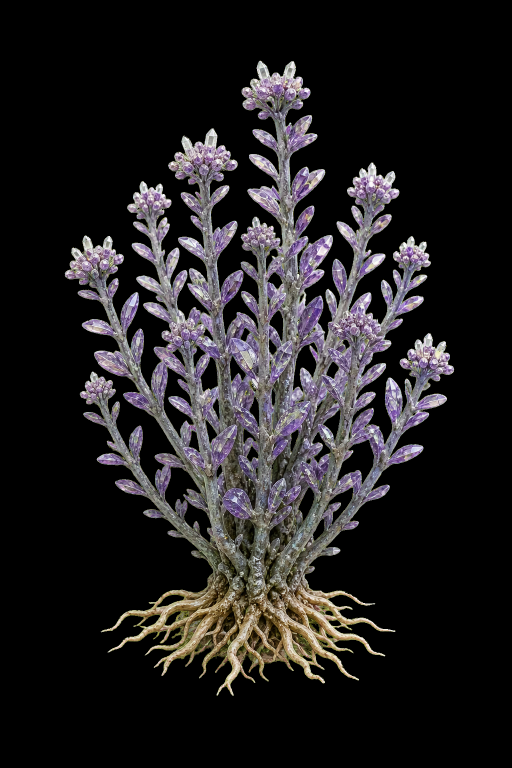
#> input picture Sources/PlantWallpaper/Resources/AlienPlantAssets/asteroid-herb.png, 1024 x 1536 px (shown at 1/2 size)
$ python -i sanitize_plant_asset_dots.py   (imports and definitions only)
#> lines starting #> are read from the running program, lines starting #| are printed output that depends on the picture
#!/usr/bin/env python3
from __future__ import annotations

import argparse
import colorsys
from pathlib import Path

from PIL import Image, ImageFilter


# [40 lines left out: functions main, should_sanitize, not called in this run]


def sanitize_image(image: Image.Image) -> tuple[Image.Image, int]:
    mask = candidate_mask(image)
    mask = select_dot_components(mask, image)
    if not mask.getbbox():
        return image, 0

    expanded_mask = mask.filter(ImageFilter.MaxFilter(5))
    return fill_masked_pixels(image, expanded_mask), count_mask_pixels(expanded_mask)


def candidate_mask(image: Image.Image) -> Image.Image:
    width, height = image.size
    pixels = image.load()
    mask = Image.new("L", image.size, 0)
    mask_pixels = mask.load()

    for y in range(height):
        for x in range(width):
            red, green, blue, alpha = pixels[x, y]
            if is_dot_colored_pixel(red, green, blue, alpha):
                mask_pixels[x, y] = 255

    return mask


# [187 lines left out: functions is_dot_colored_pixel, select_dot_components, should_remove_component, fill_masked_pixels, premultiply_alpha, count_mask_pixels, not called in this run]


def clamp(value: float) -> int:
    return max(0, min(255, int(round(value))))


# [2 lines not run here, left out]

>>> import cv2
>>> picture = cv2.imread('../Sources/PlantWallpaper/Resources/AlienPlantAssets/asteroid-herb.png', cv2.IMREAD_GRAYSCALE)
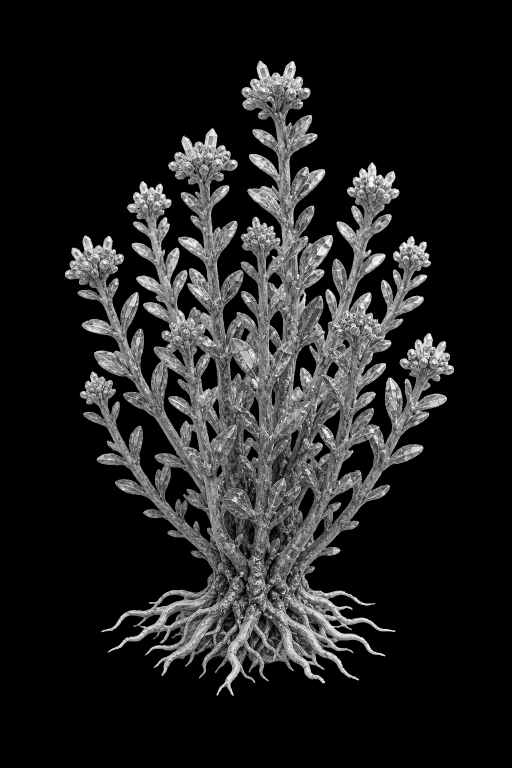
#> picture: shape (1536, 1024) (shown at 1/2 size); min 0, max 255, mean 33.1
#> (the run stopped early here; a loop or call above may not have finished)

$ run again, on Sources/PlantWallpaper/Resources/AlienPlantAssets/comet-tail-creeper.png
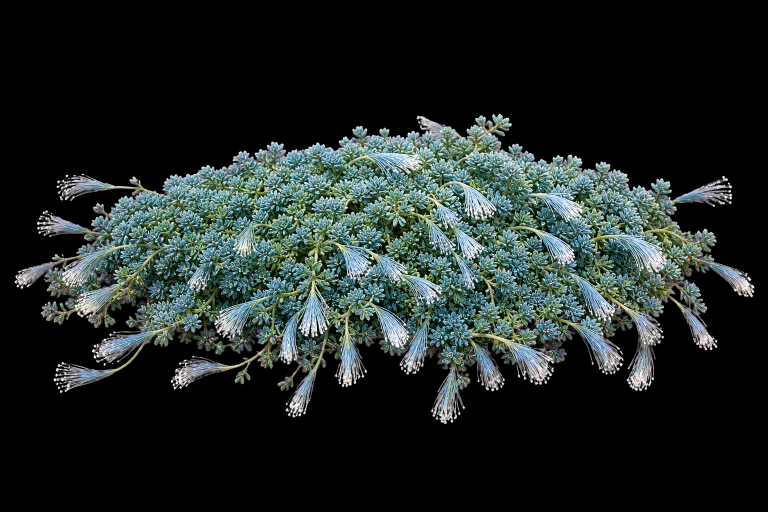
#> input picture Sources/PlantWallpaper/Resources/AlienPlantAssets/comet-tail-creeper.png, 1536 x 1024 px (shown at 1/2 size)
#> `picture = cv2.imread('../Sources/PlantWallpaper/Resources/AlienPlantAs..`:
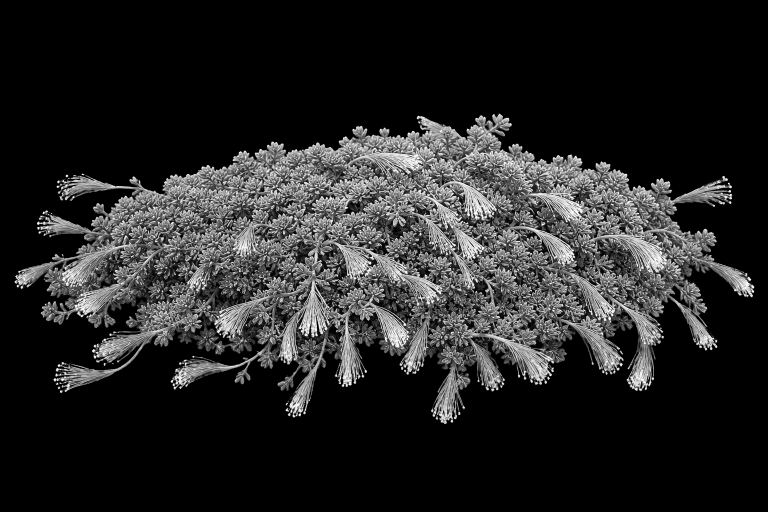
#> picture: shape (1024, 1536) (shown at 1/2 size); min 0, max 255, mean 37.5

$ run again, on Sources/PlantWallpaper/Resources/AlienPlantAssets/cosmic-pepper-bush.png
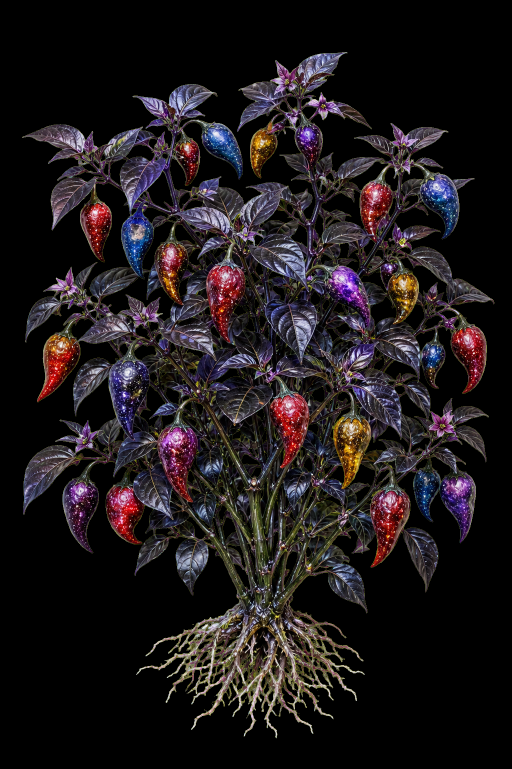
#> input picture Sources/PlantWallpaper/Resources/AlienPlantAssets/cosmic-pepper-bush.png, 1023 x 1537 px (shown at 1/2 size)
#> `picture = cv2.imread('../Sources/PlantWallpaper/Resources/AlienPlantAs..`:
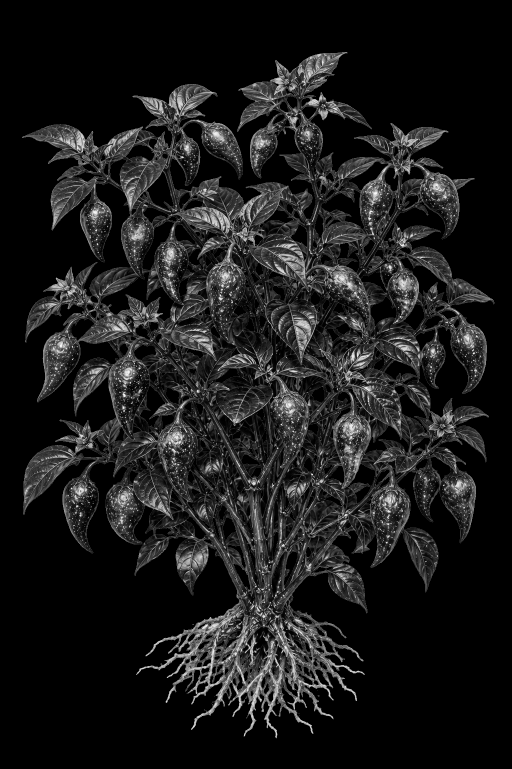
#> picture: shape (1537, 1023) (shown at 1/2 size); min 0, max 255, mean 26.9

$ run again, on Sources/PlantWallpaper/Resources/AlienPlantAssets/crater-bonsai.png
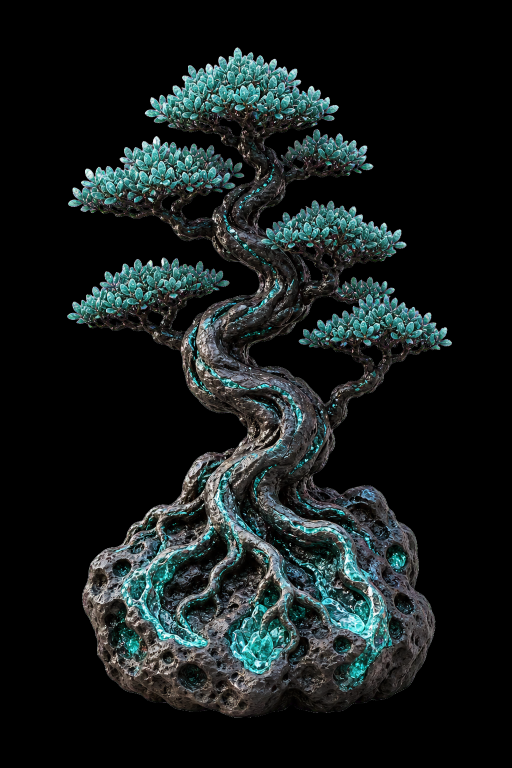
#> input picture Sources/PlantWallpaper/Resources/AlienPlantAssets/crater-bonsai.png, 1024 x 1535 px (shown at 1/2 size)
#> `picture = cv2.imread('../Sources/PlantWallpaper/Resources/AlienPlantAs..`:
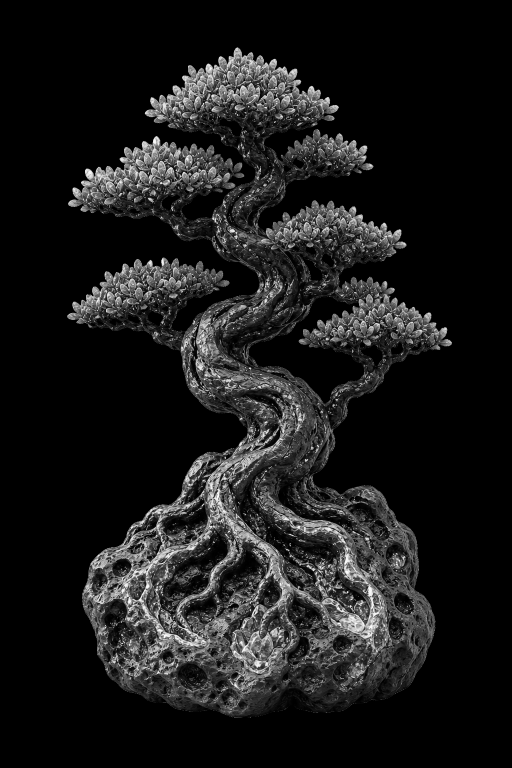
#> picture: shape (1535, 1024) (shown at 1/2 size); min 0, max 255, mean 26.4
